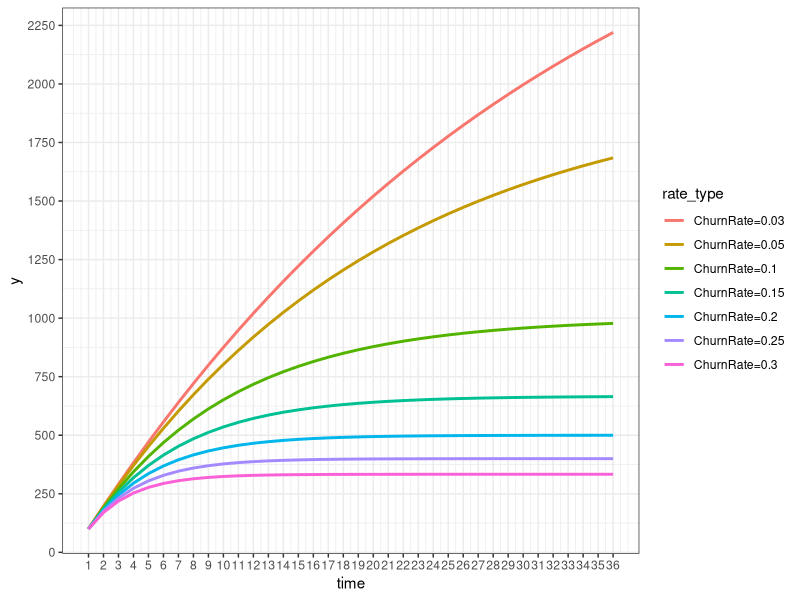

This chart was generated by the following R code:
## ---- chunk 1
knitr::opts_chunk$set(echo       = TRUE,
                      message    = FALSE,
                      warning    = FALSE,
                      out.width  = 800,
                      out.height = 600,
                      fig.align  = "center",
                      dev        = "ragg_png")
## ---- chunk 2
library(tidyverse)
sim_churn <- function(t, rate, new){
  y <- vector(mode = "numeric", length = t)
  y[[1]] <- new
  for (i in 2:t) {
    y[[i]] <- new + (y[[i-1]] - (y[[i-1]]*rate))
  }
  return(y)
}


t <- 36
rate <- c(0.03, 0.05, 0.10, 0.15, 0.20, 0.25, 0.30)
map_dfc(
  .x = rate, 
  .f = function(x){sim_churn(t = t, rate = x, new = 100)}
  ) %>% 
  bind_cols(1:t) %>% 
  setNames(c(paste0("ChurnRate=", rate), "time")) %>% 
  pivot_longer(cols = -time, names_to = "rate_type", values_to = "y") %>% 
  arrange(rate_type, time) %>% 
  ggplot(., aes(time, y, col = rate_type)) + 
  geom_line(size = 1) + 
  scale_x_continuous(breaks = 1:t) + 
  scale_y_continuous(breaks = seq(0, 5000, 250)) + 
  theme_bw()
